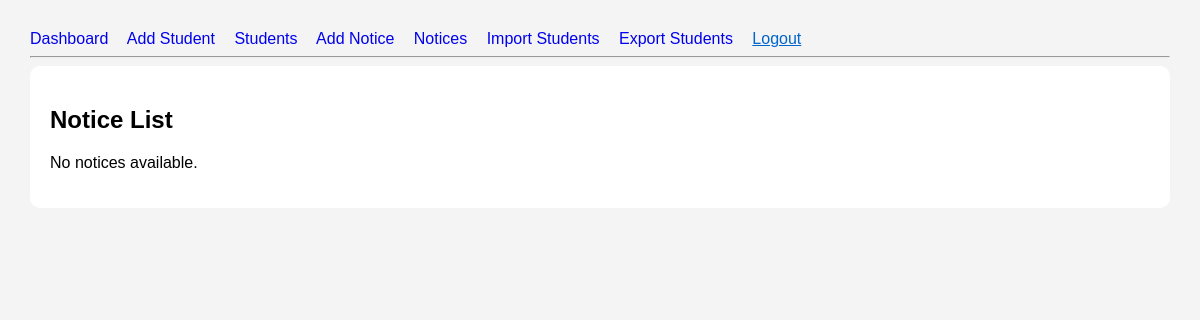
Before: /notices/list/ (signed in) with the older database file.
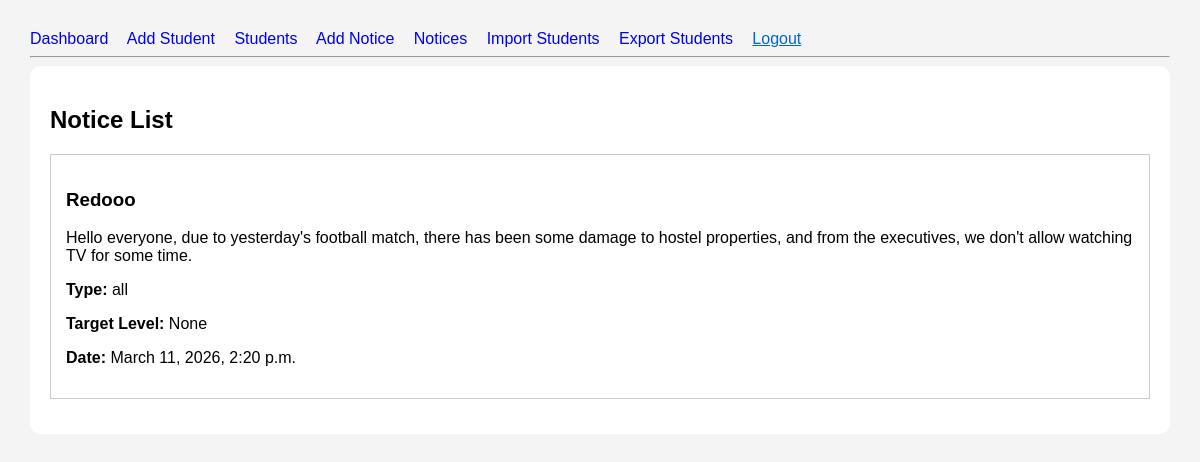
After: the same page with the newer database file.
### notices/models.py (models this page shows, shortened)
class Notice(models.Model):
    NOTICE_TYPE_CHOICES = [
        ('all', 'All Students'),
        ('level', 'Specific Level'),
        ('selected', 'Selected Students'),
        ('single', 'One Student'),
    ]
    title = models.CharField(max_length=200)
    message = models.TextField()
    notice_type = models.CharField(max_length=20, choices=NOTICE_TYPE_CHOICES)
    target_level = models.CharField(max_length=10, blank=True, null=True)
    target_students = models.ManyToManyField(Student, blank=True) # type: ignore
    created_at = models.DateTimeField(auto_now_add=True)

### notices/views.py (the view)
# urls.py: path('list/', NoticeListView.as_view(), name='notice_list'),
class NoticeListView(LoginRequiredMixin, ListView):
    model = Notice
    template_name = 'notices/notice_list.html'
    context_object_name = 'notices'
    ordering = ['-created_at']

### templates/notices/notice_list.html
{% extends 'base.html' %} {% block content %}
<h2>Notice List</h2>
{% for notice in notices %}
<div style="border: 1px solid #ccc; padding: 15px; margin-bottom: 15px">
  <h3>{{ notice.title }}</h3>
  <p>{{ notice.message }}</p>
  <p><strong>Type:</strong> {{ notice.notice_type }}</p>
  <p><strong>Target Level:</strong> {{ notice.target_level }}</p>
  <p><strong>Date:</strong> {{ notice.created_at }}</p>
</div>
{% empty %}
<p>No notices available.</p>
{% endfor %} {% endblock %}

### templates/base.html (shortened to what this page needs)
<!doctype html>
<html>
  <head>
  </head>
  <body>
    <nav>
      <a href="{% url 'dashboard' %}">Dashboard</a>
      <a href="{% url 'student_add' %}">Add Student</a>
      <a href="{% url 'student_list' %}">Students</a>
      <a href="{% url 'notice_add' %}">Add Notice</a>
      <a href="{% url 'notice_list' %}">Notices</a>
      <a href="{% url 'import_students' %}">Import Students</a>
      <a href="{% url 'export_students' %}">Export Students</a>
      {% if user.is_authenticated %}
      <form method="post" action="{% url 'logout' %}" class="nav-inline">
        <button type="submit" class="nav-button">Logout</button>
      </form>
      {% else %}
      <a href="{% url 'login' %}">Login</a>
      <a href="{% url 'signup' %}">Signup</a>
      {% endif %}
    </nav>
    <hr />
    <div class="container">
       {% block content %}{% endblock %}
    </div>
  </body>
</html>

### templates/base.html (style rules this page uses)
body { font-family: Arial, sans-serif; margin: 30px; background: #f4f4f4; }
nav a { margin-right: 15px; text-decoration: none; }
.container { background: white; padding: 20px; border-radius: 10px; }
button { padding: 10px 18px; cursor: pointer; }
.nav-inline { display: inline; }
.nav-button { background: none; border: none; color: #06c; padding: 0; font: inherit; text-decoration: underline; }

Changed rows visible on the page:
added Notice: title "Redooo", message "Hello everyone, due to yesterday's football match, there has been some damage to hostel properties, and from the executives, we don't allow watching TV for some time.", notice_type "all", target_level "None", created_at "March 11, 2026, 2:20 p.m."
Other visible differences:
text no longer shown: "No notices available."
